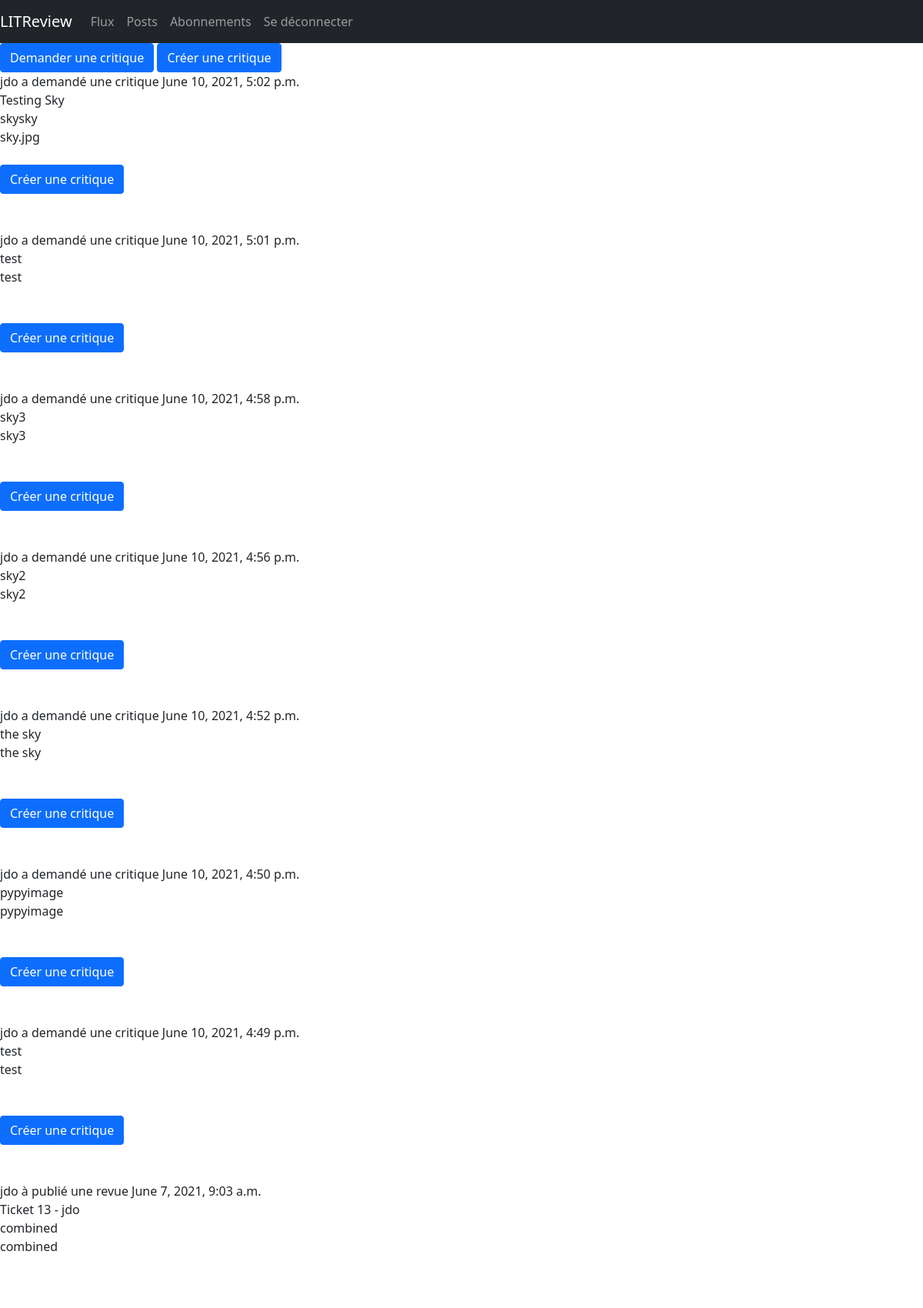
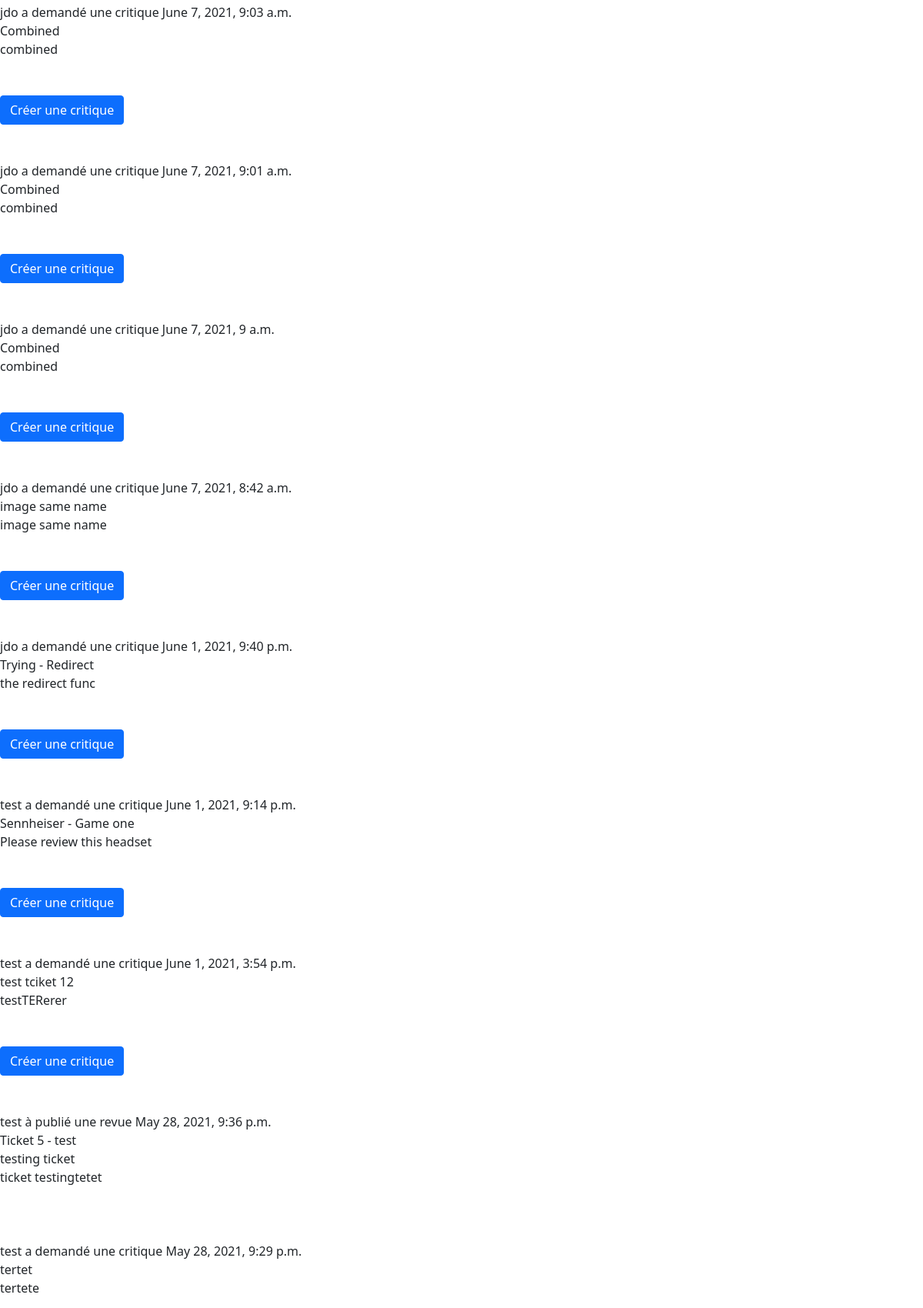
The page /flux (signed in, upper part) on the database its author committed (2 pictures, top to bottom).
### p9books/models.py (models this page shows)
class Ticket(models.Model):
    title = models.CharField(max_length=128)
    description = models.TextField(max_length=2048, blank=True)
    user = models.ForeignKey(to=settings.AUTH_USER_MODEL,
                             on_delete=models.CASCADE)
    image = models.ImageField(null=True, blank=True)
    time_created = models.DateTimeField(auto_now_add=True)

class Review(models.Model):
    ticket = models.ForeignKey(to=Ticket, on_delete=models.CASCADE)
    rating = models.PositiveSmallIntegerField(
        validators=[MinValueValidator(0), MaxValueValidator(5)])
    headline = models.CharField(max_length=128)
    body = models.CharField(max_length=8192, blank=True)
    user = models.ForeignKey(
        to=settings.AUTH_USER_MODEL, on_delete=models.CASCADE)
    time_created = models.DateTimeField(auto_now_add=True)

### p9books/views.py (the view)
# urls.py: 2. Add a URL to urlpatterns:  path('', views.home, name='home')
@login_required(login_url='login')
def home(request):
    reviews = Review.objects.all()
    ticketids = [review.ticket.id for review in reviews]
    tickets = Ticket.objects.all().exclude(id__in=ticketids)
    combined = sorted(chain(tickets, reviews),
                      key=lambda instance: instance.time_created,
                      reverse=True)
    return render(request, 'flux.html', context={'objects': combined})

### p9books/templates/flux.html
{% extends "base.html" %}
{% block content %}
<div>
    <a href="/new-ticket" class="btn btn-primary">Demander une critique</a>
    <a href="/new-review" class="btn btn-primary">Créer une critique</a>
</div>
<div>
    {% for obj in objects %}
        {% if obj.title %}
            <span>
                {{obj.user}} a demandé une critique {{obj.time_created}}<br>
                {{obj.title}}<br>
                {{obj.description}}<br>
                {{obj.image}}<br><br>
                <a href="{% url 'answer' obj.id %}" class="btn btn-primary">Créer une critique</a>
            </span><br><br><br>
        {% else %}
            <span>
                {{obj.user}} à publié une revue {{obj.time_created}}<br>
                Ticket {{obj.ticket.id}} - {{obj.ticket.user}}<br>
                {{obj.ticket.title}}<br>
                {{obj.ticket.description}}<br>
            </span><br><br><br>
        {% endif %}
    {% endfor %}
</div>
{% endblock %}

### rows shown on the page
Ticket: user "jdo", time_created "June 10, 2021, 5:02 p.m.", title "Testing Sky", description "skysky", image "sky.jpg"
Ticket: user "jdo", time_created "June 10, 2021, 5:01 p.m.", title "test", description "test"
Ticket: user "jdo", time_created "June 10, 2021, 4:58 p.m.", title "sky3", description "sky3"
Ticket: user "jdo", time_created "June 10, 2021, 4:56 p.m.", title "sky2", description "sky2"
Ticket: user "jdo", time_created "June 10, 2021, 4:52 p.m.", title "the sky", description "the sky"
Ticket: user "jdo", time_created "June 10, 2021, 4:50 p.m.", title "pypyimage", description "pypyimage"
Ticket: user "jdo", time_created "June 10, 2021, 4:49 p.m.", title "test", description "test"
Review: user "jdo", time_created "June 7, 2021, 9:03 a.m.", ticket.id "13", ticket.user "jdo", ticket "combined", ticket.description "combined"
Ticket: user "jdo", time_created "June 7, 2021, 9:03 a.m.", title "Combined", description "combined"
Ticket: user "jdo", time_created "June 7, 2021, 9:01 a.m.", title "Combined", description "combined"
Ticket: user "jdo", time_created "June 7, 2021, 9 a.m.", title "Combined", description "combined"
Ticket: user "jdo", time_created "June 7, 2021, 8:42 a.m.", title "image same name", description "image same name"
Ticket: user "jdo", time_created "June 1, 2021, 9:40 p.m.", title "Trying - Redirect", description "the redirect func"
Ticket: user "test", time_created "June 1, 2021, 9:14 p.m.", title "Sennheiser - Game one", description "Please review this headset"
Ticket: user "test", time_created "June 1, 2021, 3:54 p.m.", title "test tciket 12", description "testTERerer"
Review: user "test", time_created "May 28, 2021, 9:36 p.m.", ticket.id "5", ticket.user "test", ticket "testing ticket", ticket.description "ticket testingtetet"
Ticket: user "test", time_created "May 28, 2021, 9:29 p.m.", title "tertet", description "tertete"
